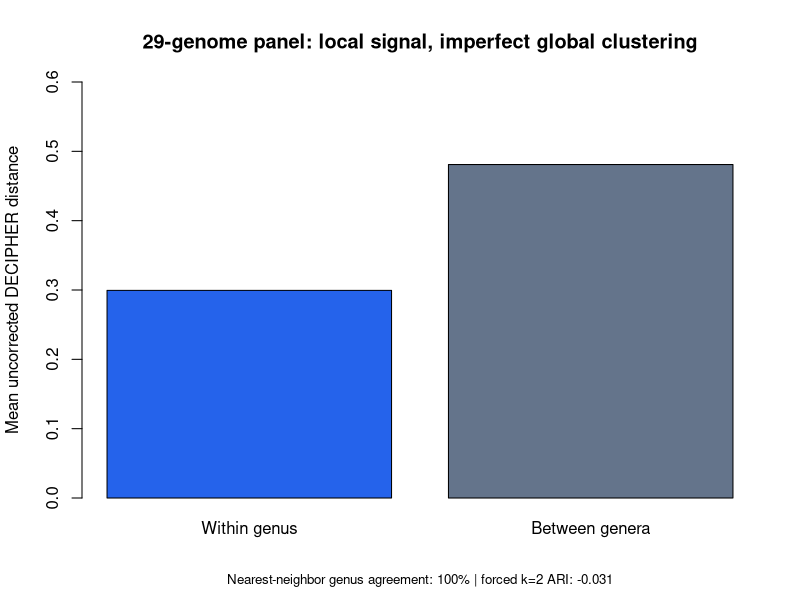

Here is the R script that generated this plot:
# Regenerate the compact figure from a versioned numerical summary.
summary <- read.csv("results/v0.3_taxonomy_concordance.csv")
svg("results/v0.3_taxonomy_summary.svg", width = 7, height = 4.5)
par(mar = c(5, 4, 4, 2) + 0.1)
barplot(
  c("Within genus" = summary$mean_within_genus_distance, "Between genera" = summary$mean_between_genus_distance),
  col = c("#2563eb", "#64748b"), ylim = c(0, 0.6),
  ylab = "Mean uncorrected DECIPHER distance",
  main = "29-genome panel: local signal, imperfect global clustering"
)
mtext(sprintf("Nearest-neighbor genus agreement: %.0f%% | forced k=2 ARI: %.3f",
              100 * summary$nearest_neighbor_genus_accuracy, summary$adjusted_rand_index_k2), side = 1, line = 3.5, cex = 0.8)
dev.off()
